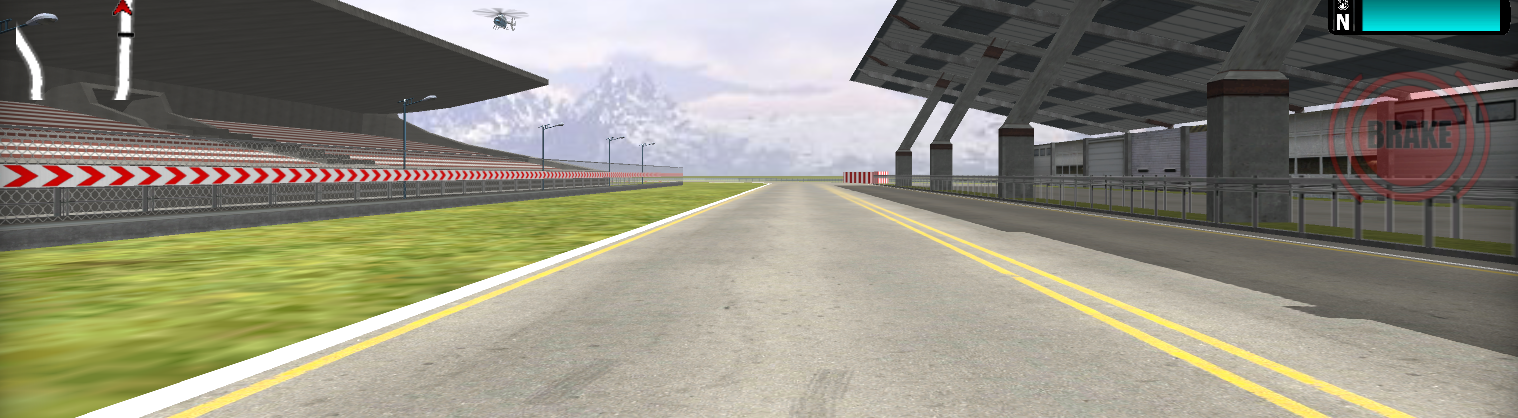
#> input picture Some basics/image/lane.png, 1518 x 418 px
$ jupyter execute --allow-errors Advance_lane_lines_detection.ipynb   (older library calls are emulated)
#> lines starting #> are read from the running program, lines starting #| are printed output that depends on the picture; after the words box and inside, x2 and y2 are one past the last pixel; in counts of white or black regions, pixels touching at a corner belong together
[cell 1]
import numpy as np
import cv2
import pandas as pd
import matplotlib.pyplot as plt

[cell 2]
img = cv2.imread("Some basics/image/lane.png")
#> img is the input picture: shape (418, 1518, 3); mean B, G, R 124.2, 140, 142.3

[cell 3]
def Warp(img,inverse=False):
    img_size = (img.shape[1],img.shape[0])
    src = np.float32([[920,190],[1500,415],[60,415],[600,190]])
    dst = np.float32([[1300,0],[1300,415],[200,415],[200,0]])
    M  = cv2.getPerspectiveTransform(src,dst)
    InvM = cv2.getPerspectiveTransform(dst,src)
    if inverse:
        warped = cv2.warpPerspective(img,InvM,img_size,flags=cv2.INTER_LINEAR)
    else:
        warped = cv2.warpPerspective(img,M,img_size,flags=cv2.INTER_LINEAR)
    return warped

[cell 4]
def Binary_gradient(img):
    hls =  cv2.cvtColor(img,cv2.COLOR_BGR2HLS)
    s_channel = hls[:,:,2]
    s_thresh_min = 170
    s_thresh_max = 255
    s_binary = np.zeros_like(s_channel)
    s_binary[(s_channel >= s_thresh_min) & (s_channel <= s_thresh_max)] = 1
    return s_binary

[cell 5]
def Find_lane_pixels(binary_warped):
    # Take a histogram of the bottom half of the image
    histogram = np.sum(binary_warped[binary_warped.shape[0]//2:,:], axis=0)
    # Create an output image to draw on and visualize the result
    out_img = np.dstack((binary_warped, binary_warped, binary_warped))
    # Find the peak of the left and right halves of the histogram
    # These will be the starting point for the left and right lines
    midpoint = np.int(histogram.shape[0]//2)
    leftx_base = np.argmax(histogram[:midpoint])
    rightx_base = np.argmax(histogram[midpoint:]) + midpoint

    # HYPERPARAMETERS
    # Choose the number of sliding windows
    nwindows = 9
    # Set the width of the windows +/- margin
    margin = 100
    # Set minimum number of pixels found to recenter window
    minpix = 60

    # Set height of windows - based on nwindows above and image shape
    window_height = np.int(binary_warped.shape[0]//nwindows)
    # Identify the x and y positions of all nonzero pixels in the image
    nonzero = binary_warped.nonzero()
    nonzeroy = np.array(nonzero[0])
    nonzerox = np.array(nonzero[1])
    # Current positions to be updated later for each window in nwindows
    leftx_current = leftx_base
    rightx_current = rightx_base

    # Create empty lists to receive left and right lane pixel indices
    left_lane_inds = []
    right_lane_inds = []

    # Step through the windows one by one
    for window in range(nwindows):
        # Identify window boundaries in x and y (and right and left)
        win_y_low = binary_warped.shape[0] - (window+1)*window_height
        win_y_high = binary_warped.shape[0] - window*window_height
        win_xleft_low = leftx_current - margin
        win_xleft_high = leftx_current + margin
        win_xright_low = rightx_current - margin
        win_xright_high = rightx_current + margin

        # Draw the windows on the visualization image
        cv2.rectangle(out_img,(win_xleft_low,win_y_low),
        (win_xleft_high,win_y_high),(0,255,0), 2)
        cv2.rectangle(out_img,(win_xright_low,win_y_low),
        (win_xright_high,win_y_high),(0,255,0), 2)

        # Identify the nonzero pixels in x and y within the window #
        good_left_inds = ((nonzeroy >= win_y_low) & (nonzeroy < win_y_high) &
        (nonzerox >= win_xleft_low) &  (nonzerox < win_xleft_high)).nonzero()[0]
        good_right_inds = ((nonzeroy >= win_y_low) & (nonzeroy < win_y_high) &
        (nonzerox >= win_xright_low) &  (nonzerox < win_xright_high)).nonzero()[0]

        # Append these indices to the lists
        left_lane_inds.append(good_left_inds)
        right_lane_inds.append(good_right_inds)
        # If you found > minpix pixels, recenter next window on their mean position
        if len(good_left_inds) > minpix:
            leftx_current = np.int(np.mean(nonzerox[good_left_inds]))
        if len(good_right_inds) > minpix:
            rightx_current = np.int(np.mean(nonzerox[good_right_inds]))

    # Concatenate the arrays of indices (previously was a list of lists of pixels)
    try:
        left_lane_inds = np.concatenate(left_lane_inds)
        right_lane_inds = np.concatenate(right_lane_inds)
    except ValueError:
        # Avoids an error if the above is not implemented fully
        print("Fail to concatenate lane inds")

    # Extract left and right line pixel positions
    leftx = nonzerox[left_lane_inds]
    lefty = nonzeroy[left_lane_inds]
    rightx = nonzerox[right_lane_inds]
    righty = nonzeroy[right_lane_inds]

    return leftx, lefty, rightx, righty, out_img

[cell 6]
def fit_polynomial(binary_warped):
    x1,y1,x2,y2,_ = Find_lane_pixels(binary_warped)
    left_fit = np.polyfit(y1,x1,2)
    right_fit = np.polyfit(y2,x2,2)
    ploty = np.linspace(0,binary_warped.shape[0]-1,binary_warped.shape[0])
    try:
        left_lane = left_fit[0]*ploty**2 + left_fit[1]*ploty + left_fit[2]
        right_lane = right_fit[0]*ploty**2 + right_fit[1]*ploty + right_fit[2]
    except TypeError:
        # Avoids an error if `left` and `right_fit` are still none or incorrect
        print('The function failed to fit a line!')
        left_lane = 1*ploty**2 + 1*ploty
        right_lane = 1*ploty**2 + 1*ploty
    out_img = np.dstack((binary_warped, binary_warped, binary_warped))
    out_img[y1, x1] = [255, 0, 0]
    out_img[y2, x2] = [0, 0, 255]

  #  plt.plot(left_lane,ploty,color="orange")
   # plt.plot(right_lane,ploty,color="orange")
    poly_parameter = {"out_img":out_img,"left_fit":left_fit,"right_fit":right_fit}
    return poly_parameter

[cell 7]
def drawLine(img, para):
    """
    Draw the lane lines on the image `img` using the poly `left_fit` and `right_fit`.
    """
    left_fit,right_fit = para["left_fit"],para["right_fit"]
    yMax = img.shape[0]
    ploty = np.linspace(0, yMax - 1, yMax)
    color_warp = np.zeros_like(img).astype(np.uint8)

    # Calculate points.
    left_fitx = left_fit[0]*ploty**2 + left_fit[1]*ploty + left_fit[2]
    right_fitx = right_fit[0]*ploty**2 + right_fit[1]*ploty + right_fit[2]

    # Recast the x and y points into usable format for cv2.fillPoly()
    pts_left = np.array([np.transpose(np.vstack([left_fitx, ploty]))])
    pts_right = np.array([np.flipud(np.transpose(np.vstack([right_fitx, ploty])))])
    pts = np.hstack((pts_left, pts_right))

    # Draw the lane onto the warped blank image
    cv2.fillPoly(color_warp, np.int_([pts]), (0,255, 0))
    cv2.polylines(color_warp, np.int_([pts_left]),False, (0,0, 255),10)
    cv2.polylines(color_warp, np.int_([pts_right]),False, (0,0,255),10)
    src = np.float32([[920,190],[1500,415],[60,415],[600,190]])
    dst = np.float32([[1300,0],[1300,415],[200,415],[200,0]])
    M  = cv2.getPerspectiveTransform(src,dst)
    InvM = cv2.getPerspectiveTransform(dst,src)
    # Warp the blank back to original image space using inverse perspective matrix (Minv)
    newwarp = cv2.warpPerspective(color_warp, InvM, (img.shape[1], img.shape[0]))
    return cv2.addWeighted(img, 1, newwarp, 0.4, 0)

[cell 8]
warped = Warp(img)
#> in Warp, `warped = cv2.warpPerspective(img,M,img_size,flags=cv2.INTER_LINEAR)`:
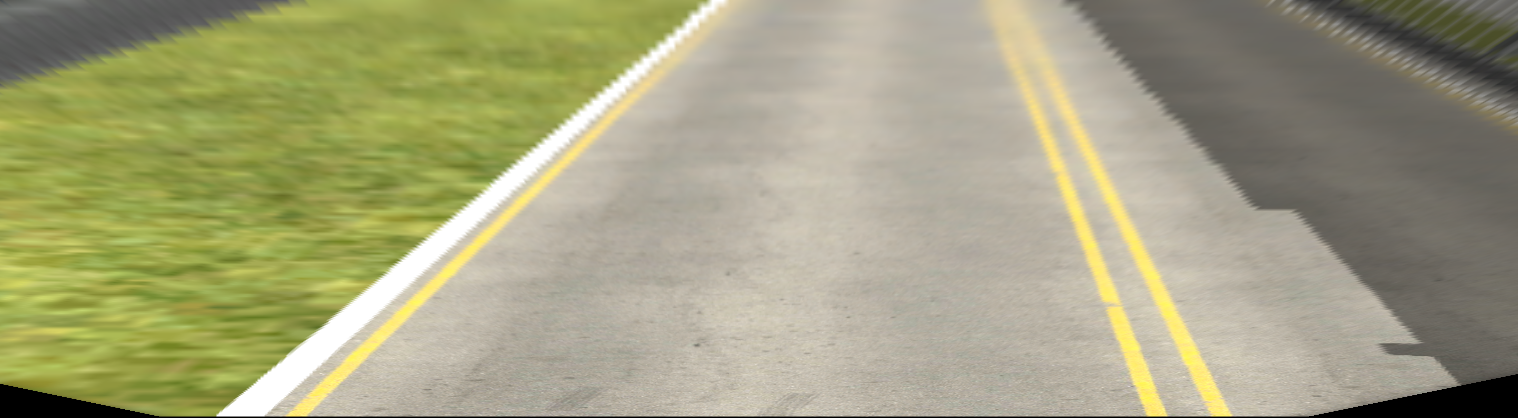
#> warped: shape (418, 1518, 3); mean B, G, R 126.1, 161.3, 162.8
binary_warped = Binary_gradient(warped)
#> in Binary_gradient, `hls =  cv2.cvtColor(img,cv2.COLOR_BGR2HLS)`: hls: shape (418, 1518, 3); mean of channels 0, 1, 2 24.5, 145.9, 52.9
#> in Binary_gradient, `s_channel = hls[:,:,2]`:
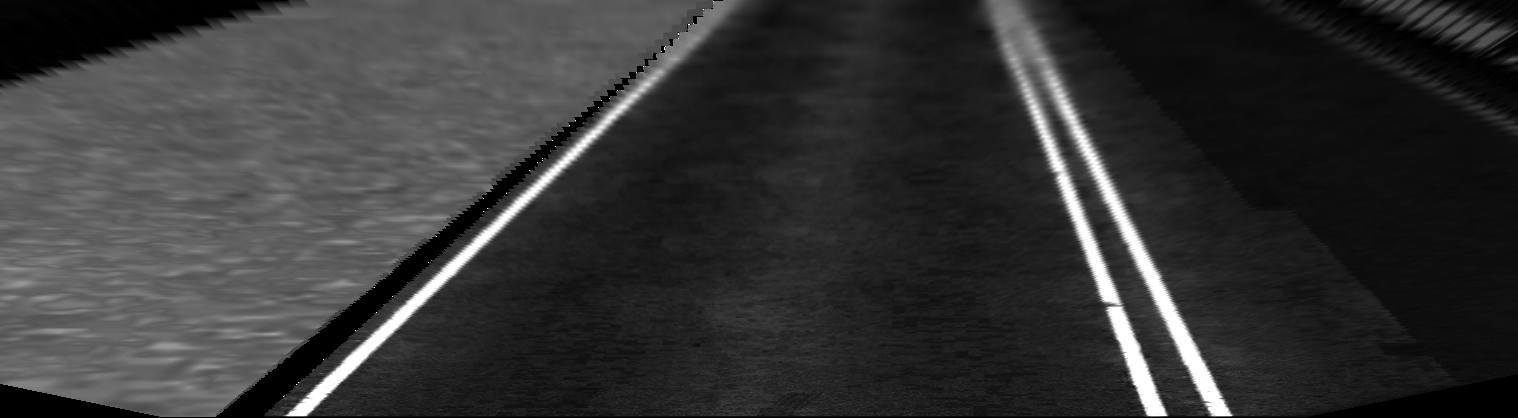
#> s_channel: shape (418, 1518); min 0, max 255, mean 52.9
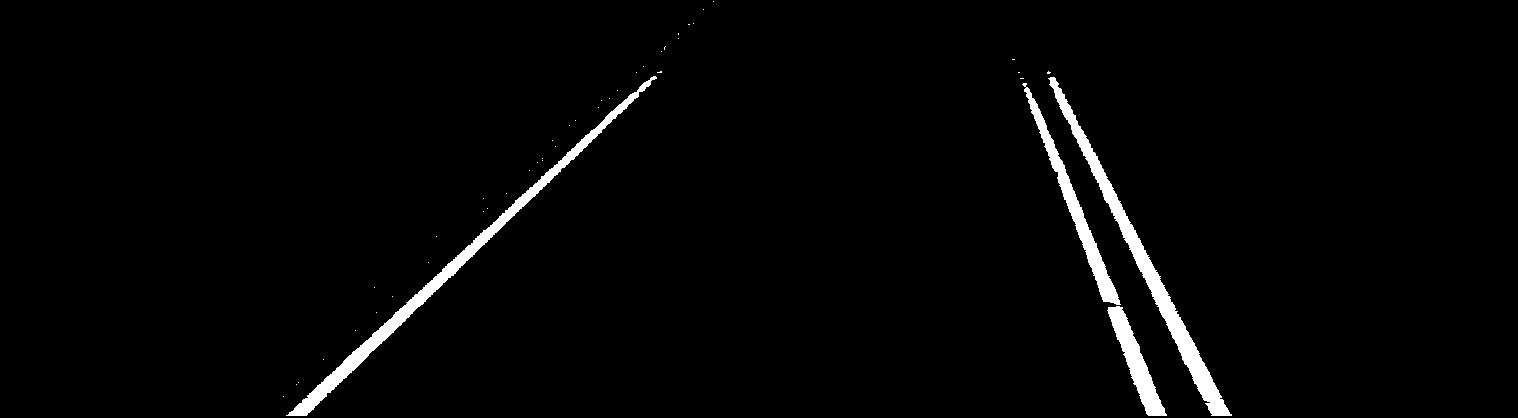
#> binary_warped: shape (418, 1518); values 0 (black) and 1 (white), 2.3% white; 45 white regions (41 under 20 px), largest, box (x1, y1, x2, y2) and area: (286, 76, 657, 416) 5027, (1048, 77, 1232, 416) 5020, (1022, 83, 1121, 305) 2612, (1107, 306, 1167, 416) 1988
poly_para = fit_polynomial(binary_warped)
#> in Find_lane_pixels, `histogram = np.sum(binary_warped[binary_warped.shape[0]//2:,:], axis=0)`: histogram = 1518 values, max 81 at index 1139, min 0 at index 0, mean 6.88
#> in Find_lane_pixels, `leftx_base = np.argmax(histogram[:midpoint])`: leftx_base = 309
#> in Find_lane_pixels, `rightx_base = np.argmax(histogram[midpoint:]) + midpoint`: rightx_base = 1139
#> in Find_lane_pixels, `nonzero = binary_warped.nonzero()`: nonzero = 14712 positions, rows 1 to 415, columns 283 to 1231
#> in Find_lane_pixels, `nonzeroy = np.array(nonzero[0])`: nonzeroy = 14712 values from 1 to 415
#> in Find_lane_pixels, `nonzerox = np.array(nonzero[1])`: nonzerox = 14712 values, max 1231 at index 14650, min 283 at index 13553, mean 892.3
#> in Find_lane_pixels, `leftx_current = leftx_base`: leftx_current = 309
#> in Find_lane_pixels, `rightx_current = rightx_base`: rightx_current = 1139
#> the loop in Find_lane_pixels, `for window in range(nwindows):` made 9 passes
#> (win_xleft_low, win_xleft_high, win_xright_low, win_xright_high, leftx_current, rightx_current) on passes 1 to 8: (209, 409, 1039, 1239, 318, 1179), (218, 418, 1079, 1279, 365, 1159), (265, 465, 1059, 1259, 414, 1139), (314, 514, 1039, 1239, 462, 1118), (362, 562, 1018, 1218, 511, 1097), (411, 611, 997, 1197, 560, 1076), (460, 660, 976, 1176, 607, 1056), (507, 707, 956, 1156, 643, 1046)
#> (win_xleft_low, win_xleft_high, win_xright_low, win_xright_high, good_left_inds) on pass 9: (543, 743, 946, 1146, [1, 2, 3, 4, 5, 6, 7, 8, 9, 10, 11])
#> after the loop in Find_lane_pixels, `for window in range(nwindows):`:
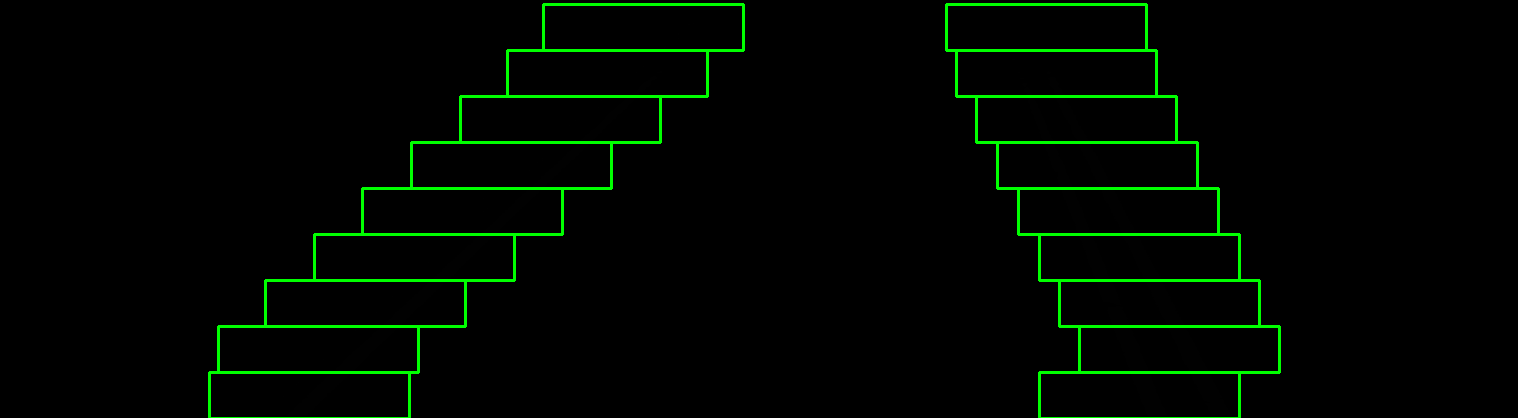
#> out_img: shape (418, 1518, 3); mean of channels 0, 1, 2 0, 7.1, 0; drawn as B, G, R
#> after the loop in Find_lane_pixels, `for window in range(nwindows):`: left_lane_inds = 9 items
#> in Find_lane_pixels, `left_lane_inds = np.concatenate(left_lane_inds)`: left_lane_inds = 5074 values, max 14671 at index 858, min 1 at index 5063, mean 7253.1
#> in Find_lane_pixels, `right_lane_inds = np.concatenate(right_lane_inds)`: right_lane_inds = 9637 values, max 14711 at index 1691, min 13 at index 9410, mean 7410.2
#> in Find_lane_pixels, `leftx = nonzerox[left_lane_inds]`: leftx = 5074 values, max 703 at index 5063, min 283 at index 467, mean 451.2
#> in Find_lane_pixels, `lefty = nonzeroy[left_lane_inds]`: lefty = 5074 values, max 415 at index 838, min 9 at index 5063, mean 267.7
#> in Find_lane_pixels, `rightx = nonzerox[right_lane_inds]`: rightx = 9637 values, max 1231 at index 1651, min 1012 at index 9410, mean 1124.6
#> in Find_lane_pixels, `righty = nonzeroy[right_lane_inds]`: righty = 9637 values, max 415 at index 1652, min 59 at index 9410, mean 271
#> in fit_polynomial, `x1,y1,x2,y2,_ = Find_lane_pixels(binary_warped)`: x1 has the same summary as leftx in Find_lane_pixels; y1 has the same summary as lefty in Find_lane_pixels; x2 has the same summary as rightx in Find_lane_pixels; y2 has the same summary as righty in Find_lane_pixels
#> in fit_polynomial, `left_fit = np.polyfit(y1,x1,2)`: left_fit = [-2.69e-05, -1.04, 731.9]
#> in fit_polynomial, `right_fit = np.polyfit(y2,x2,2)`: right_fit = [2.16e-05, 0.434, 1005.1]
#> in fit_polynomial, `left_lane = left_fit[0]*ploty**2 + left_fit[1]*ploty + left_fit[2]`: left_lane = 418 values, max 731.9 at index 0, min 293.3 at index 417, mean 513.4
#> in fit_polynomial, `right_lane = right_fit[0]*ploty**2 + right_fit[1]*ploty + right_fit[2]`: right_lane = 418 values from 1005.1 to 1190
#> in fit_polynomial, `out_img[y2, x2] = [0, 0, 255]`:
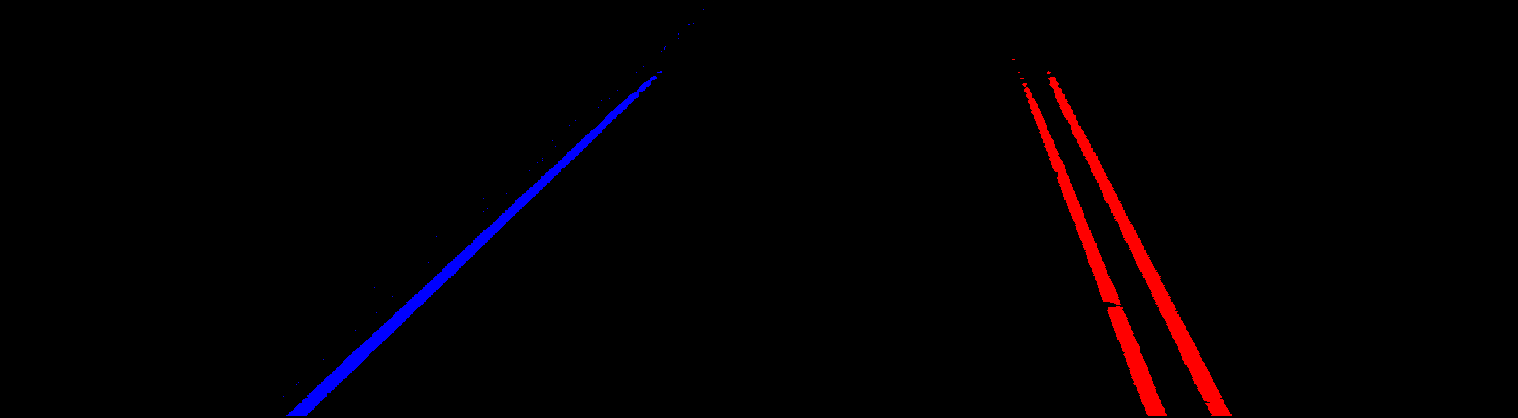
#> out_img: shape (418, 1518, 3); mean of channels 0, 1, 2 2, 0, 3.9; drawn as B, G, R
#> poly_para = 3 items
result = drawLine(img,poly_para)
#> in drawLine, `left_fit,right_fit = para["left_fit"],para["right_fit"]`: left_fit = [-2.69e-05, -1.04, 731.9]; right_fit = [2.16e-05, 0.434, 1005.1]
#> in drawLine, `left_fitx = left_fit[0]*ploty**2 + left_fit[1]*ploty + left_fit[2]`: left_fitx has the same summary as left_lane in fit_polynomial
#> in drawLine, `right_fitx = right_fit[0]*ploty**2 + right_fit[1]*ploty + right_fit[2]`: right_fitx = 418 values from 1005.1 to 1190
#> in drawLine, `pts_left = np.array([np.transpose(np.vstack([left_fitx, ploty]))])`: pts_left = 418 pairs, first value 293.3 to 731.9, second value 0 to 417
#> in drawLine, `pts_right = np.array([np.flipud(np.transpose(np.vstack([right_fitx, pl..`: pts_right = 418 pairs, first value 1005.1 to 1190, second value 0 to 417
#> in drawLine, `pts = np.hstack((pts_left, pts_right))`: pts = 836 pairs, first value 293.3 to 1190, second value 0 to 417
#> in drawLine, `cv2.polylines(color_warp, np.int_([pts_right]),False, (0,0,255),10)`:
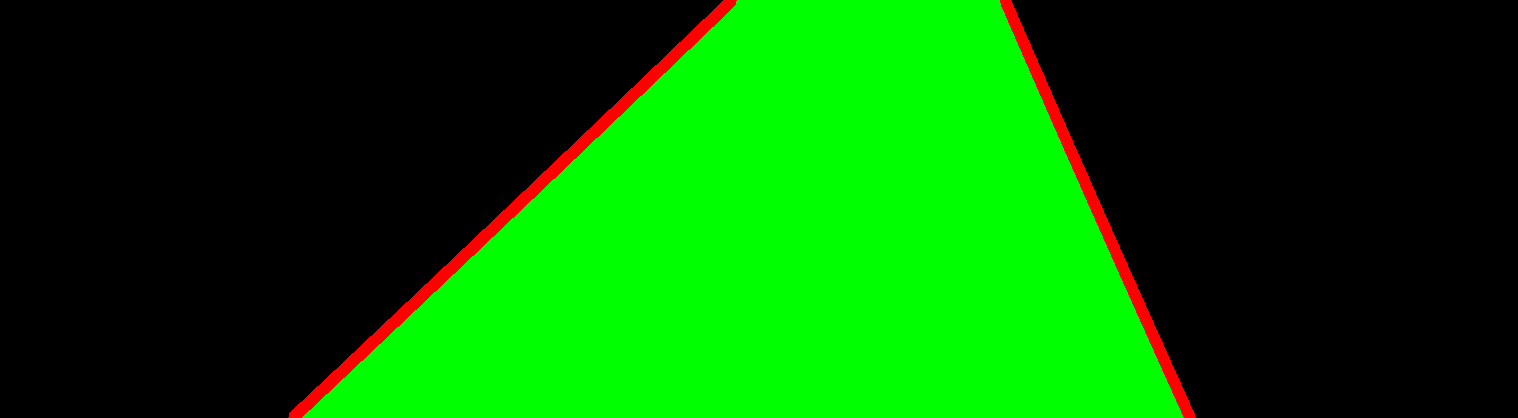
#> color_warp: shape (418, 1518, 3); mean of channels 0, 1, 2 0, 95.5, 5; drawn as B, G, R
#> in drawLine, `M  = cv2.getPerspectiveTransform(src,dst)`: M = [[-1.76, -5.81, 2056.3], [1.52e-16, -4.24, 806.4], [5.29e-19, -0.00795, 1]]
#> in drawLine, `InvM = cv2.getPerspectiveTransform(dst,src)`: InvM = [[0.291, -1.41, 541.8], [-1.16e-16, -0.236, 190], [-2.64e-19, -0.00187, 1]]
#> in drawLine, `return cv2.addWeighted(img, 1, newwarp, 0.4, 0)`:
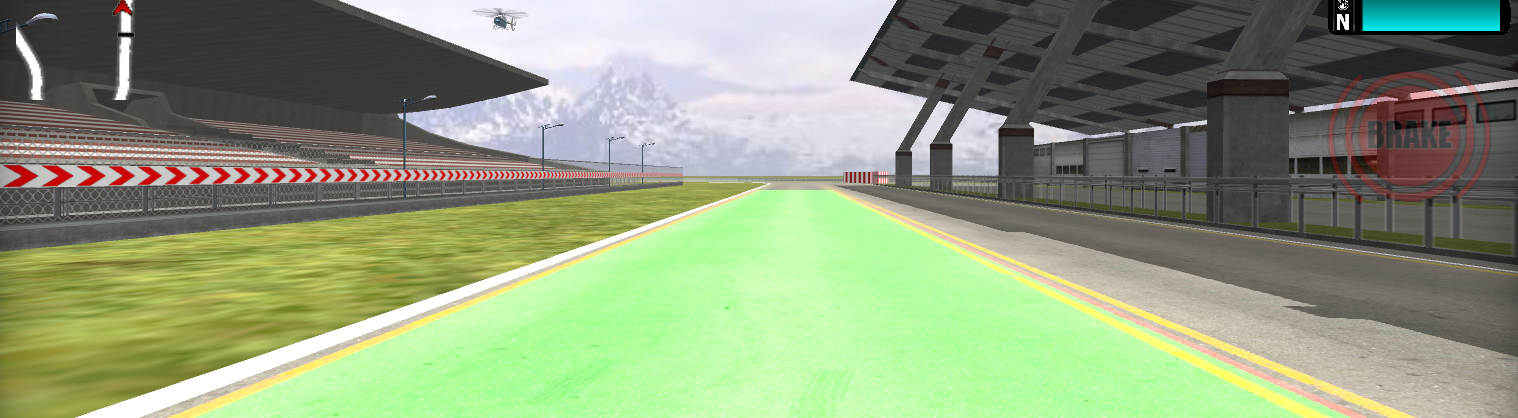
#> returned value: shape (418, 1518, 3); mean of channels 0, 1, 2 124.2, 156.5, 142.5; drawn as B, G, R
plt.imshow(result)
